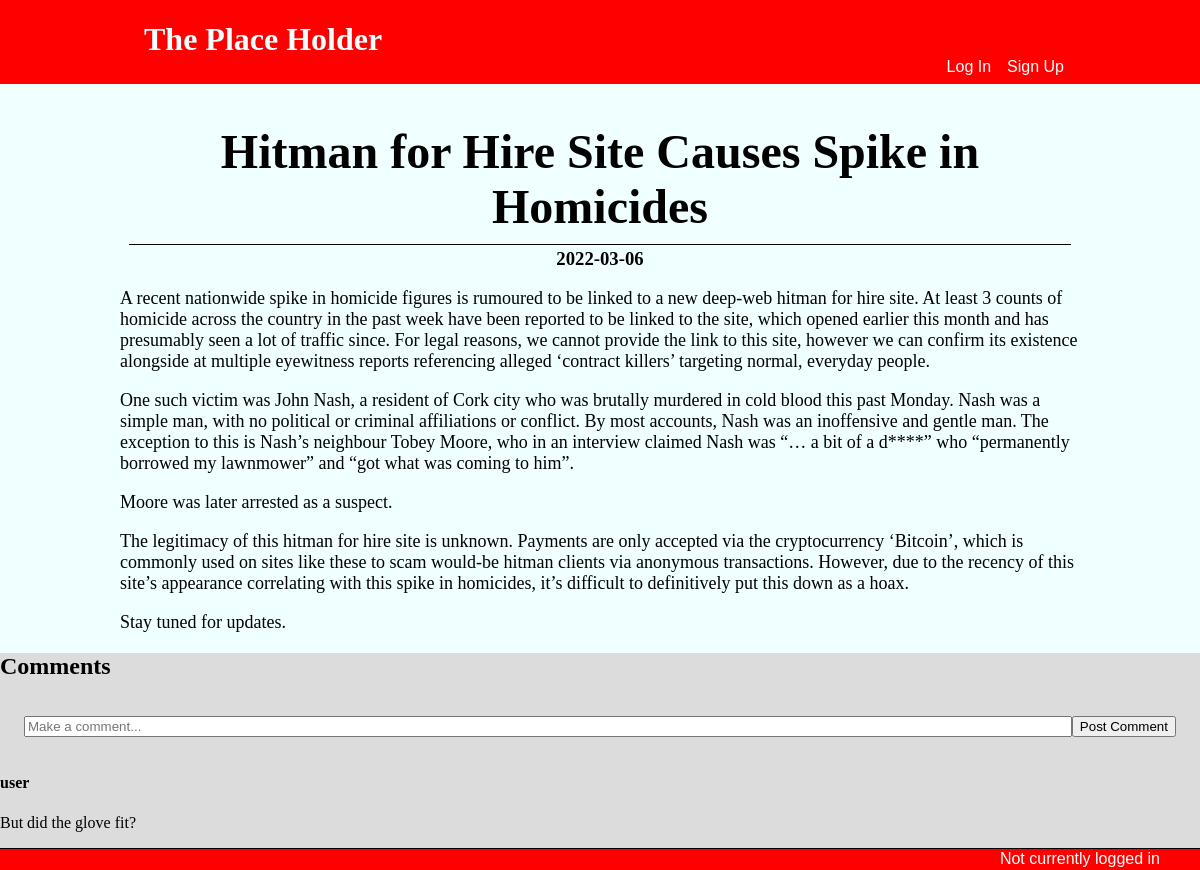
The app's page /article/1 with its own data.
### tables this page shows
CREATE TABLE articles
(
    id INTEGER PRIMARY KEY AUTOINCREMENT,
    title TEXT NOT NULL,
    content TEXT NOT NULL,
    date DATE DEFAULT '2022-01-01'
);

CREATE TABLE comments
(
    id INTEGER PRIMARY KEY AUTOINCREMENT,
    article_id INTEGER NOT NULL,
    username TEXT NOT NULL,
    comment TEXT NOT NULL,
    date DATE DEFAULT '2022-01-01'
);

### app.py (the view, shortened to what this page needs)
@app.route("/article/<int:article_id>", methods=["GET", "POST"])
def article(article_id):
    db = get_db()
    form = commentForm()
    g.currentArticle = article_id
    article_exists = db.execute("""SELECT * FROM articles WHERE id = ?;""", (article_id,)).fetchone()
    if article_exists is not None:
        article_content = article_exists["content"].split("\n")
        comments = db.execute("""SELECT * FROM comments WHERE article_id = ?
                                ORDER BY id DESC;""", (article_id,)).fetchall()
        return render_template("article.html", article = article_exists, article_content = article_content, comments = comments, form = form)
    else:
        return redirect(url_for("index"))

### forms.py
class commentForm(FlaskForm):
    comment = StringField("Make a comment:", validators=[InputRequired(), Length(max=128, message = "128 character limit.")])
    submit = SubmitField("Post Comment")

### app.py (called while the page is built)
@app.before_request
def load_logged_in_user():
    g.user = session.get("username", None)
    g.admin = session.get("is_admin", False)
    if "username" in session:
        g.username = session["username"]
        g.loginMessage = f"Logged in as {g.username}"
    else:
        g.loginMessage = "Not currently logged in"

### database.py (called while the page is built)
def get_db():
    if "db" not in g:
        g.db = sqlite3.connect(DATABASE,
            detect_types=sqlite3.PARSE_DECLTYPES
        )
        g.db.row_factory = sqlite3.Row
    return g.db

### templates/article.html (shortened to what this page needs)
{% extends "base.html" %}
{% block main_content %}
<section id="article">
    <h2>{{ article["title"] }}</h2>
    <h3>{{ article["date"] }}</h3>
    {% for paragraph in article_content %}
    <p>{{ paragraph }}</p>
    {% endfor %}
</section>
<section id="comments">
    <h2>Comments</h2>
    <form action="" method="POST" novalidate>
        {{ form.comment(placeholder="Make a comment...") }}
        <br/>
        {{ form.submit() }}
    </form>
    {% for comment in comments %}
        <article>
            <h4>{{ comment["username"] }}</h4>
            <p>{{ comment["comment"] }}</p>
        </article>
    {% endfor %}
</section>
{% endblock %}

### static/styles.css (style rules this page uses)
html { background: azure; padding: 0; font-family: Georgia, 'Times New Roman', Times, serif; }
body { margin: 0 auto; display: flex; min-height: 100vh; flex-direction: column; }
form { display: flex; font-family: sans-serif; background: gainsboro; margin: 5em; }
form input { width: 0 auto; }
#comments form { margin: .5em; padding: 1em; }
#comments form #comment { width: 100%; }
#comments { background: gainsboro; flex-grow: 1; }
#article, #News { width: 80%; margin: 0 auto; }
#article *, #News * { margin-left: auto; margin-right: auto; text-align: center; }
#article h2, #News h2 { font-size: 3em; margin-bottom: 0; }
#article h3 { border-top: 1px solid black; margin: .5em; padding-top: .2em; }
#article p { font-size: large; text-align: left; }
#comments article { border-bottom: 1px solid black; }

### records on screen
articles: title "Hitman for Hire Site Causes Spike in Homicides", date "2022-03-06"
comments: username "user", comment "But did the glove fit?"

### other values on screen
{{ paragraph }} "Moore was later arrested as a suspect." "Stay tuned for updates."
{{ g.loginMessage }} "Not currently logged in"
